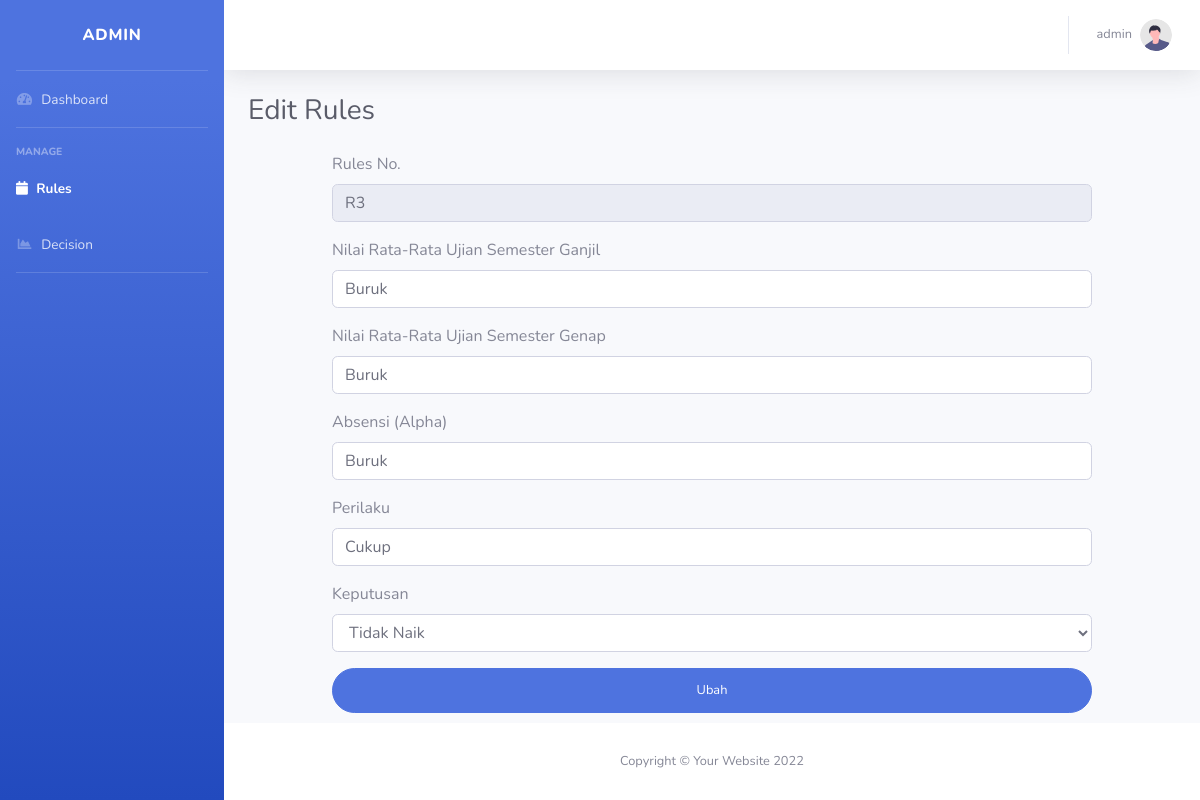
Page /dashboard/editRules.php?id=6 (signed in) on the committed database.
### tables this page shows
CREATE TABLE `rules` (
  `id_rules` int(11) NOT NULL,
  `rules` varchar(20) NOT NULL,
  `smtga` varchar(20) NOT NULL,
  `smtge` varchar(20) NOT NULL,
  `absen` varchar(20) NOT NULL,
  `perilaku` varchar(20) NOT NULL,
  `keputusan` varchar(20) NOT NULL
);

### dashboard/editRules.php (the view, shortened to what this page needs)
<?php
    include("../koneksi.php");
    $id = $_SESSION["id"];
    $nama = mysqli_query($db, "SELECT * FROM admin WHERE id_admin = '$id'");
    $res = mysqli_fetch_array($nama);
    if(isset($_GET["id"])){
        $idR = $_GET["id"];
    }
    $sql = mysqli_query($db, "SELECT * FROM rules WHERE id_rules = '$idR'");
    $data = mysqli_fetch_array($sql);
?>
<!DOCTYPE html>
<html lang="en">
<head>
    <link href="assets/vendor/fontawesome-free/css/all.min.css" rel="stylesheet" type="text/css">
    <link href="assets/css/sb-admin-2.min.css" rel="stylesheet">
</head>
<body id="page-top">
    <div id="wrapper">
        <ul class="navbar-nav bg-gradient-primary sidebar sidebar-dark accordion" id="accordionSidebar">
            <a class="sidebar-brand d-flex align-items-center justify-content-center" href="index.php">
                <div class="sidebar-brand-text mx-3">ADMIN</div>
            </a>
            <hr class="sidebar-divider my-0">
            <li class="nav-item">
                <a class="nav-link" href="index.php">
                    <i class="fas fa-fw fa-tachometer-alt"></i>
                    <span>Dashboard</span></a>
            </li>
            <hr class="sidebar-divider">
            <div class="sidebar-heading">
                Manage
            </div>
                <li class="nav-item active">
                    <a class="nav-link" href="rules.php">
                    <i class="fas fa-calendar"></i>
                        <span>Rules</span></a>
                </li>
                <li class="nav-item">
                    <a class="nav-link" href="hitung.php">
                        <i class="fas fa-fw fa-chart-area"></i>
                        <span>Decision</span></a>
                </li>
            <hr class="sidebar-divider">
        </ul>
        <div id="content-wrapper" class="d-flex flex-column">
            <div id="content">
                <nav class="navbar navbar-expand navbar-light bg-white topbar mb-4 static-top shadow">
                    <ul class="navbar-nav ml-auto">
                        <li class="nav-item dropdown no-arrow">
                            <a class="nav-link dropdown-toggle" href="#" id="userDropdown" role="button"
                                data-toggle="dropdown" aria-haspopup="true" aria-expanded="false">
                                <span class="mr-2 d-none d-lg-inline text-gray-600 small"><?= $res["username"]?></span>
                                <img class="img-profile rounded-circle"
                                    src="assets/img/undraw_profile.svg">
                            </a>
                        </li>
                    </ul>
                </nav>
                <div class="container-fluid">
                    <div class="d-sm-flex align-items-center justify-content-between mb-4">
                        <h1 class="h3 mb-0 text-gray-800">Edit Rules</h1>
                    </div>
                    <div class="row">
                        <div class="container">
                            <form class="user px-5" action="proses/prosesEditRules.php?id=<?= $idR?>" method="POST" enctype="multipart/form-data">
                                <div class="container">
                                    <div class="mb-3">
                                        <label for="rules" class="form-label">Rules No.</label>
                                        <input type="text" class="form-control" id="rules" name="rules" readonly value="<?= $data['rules'];?>">
                                    </div>
                                    <div class="mb-3">
                                        <label for="SMTGa" class="form-label">Nilai Rata-Rata Ujian Semester Ganjil</label>
                                        <input type="text" class="form-control" id="SMTGa" name="smtga" require value="<?= $data['smtga'];?>">
                                    </div>
                                    <div class="mb-3">
                                        <label for="SMTGe" class="form-label">Nilai Rata-Rata Ujian Semester Genap</label>
                                        <input type="text" class="form-control" id="SMTGe" name="smtge" require value="<?= $data['smtge'];?>">
                                    </div>
                                    <div class="mb-3">
                                        <label for="absensi" class="form-label">Absensi (Alpha)</label>
                                        <input type="text" class="form-control" id="absensi" name="absen" require value="<?= $data['absen'];?>">
                                    </div>
                                    <div class="mb-3">
                                        <label for="perilaku" class="form-label">Perilaku</label>
                                        <input type="text" class="form-control" id="perilaku" name="perilaku" require value="<?= $data['perilaku'];?>">
                                    </div>
                                    <div class="mb-3">
                                        <label for="keputusan" class="form-label">Keputusan</label>
                                            <select class="form-control" id="keputusan" name="keputusan">
                                                <option value="Tidak Naik" <?php if($data["keputusan"] == "Tidak Naik"){ ?> selected
                                                    <?php }?>>Tidak Naik</option>
                                            </select>
                                    </div>
                                    <button type="submit" class="btn btn-primary btn-user btn-block">
                                        Ubah
                                    </button>
                                </div>
                            </form>
                        </div>
                    </div>
                </div>
            </div>
            <footer class="sticky-footer bg-white">
                <div class="container my-auto">
                    <div class="copyright text-center my-auto">
                        <span>Copyright &copy; Your Website 2022</span>
                    </div>
                </div>
            </footer>
        </div>
    </div>
</body>
</html>

### rows in the picture
rules: rules "R3", smtga "Buruk", smtge "Buruk", absen "Buruk", perilaku "Cukup", keputusan "Tidak Naik"

### other values in the picture
$res["username"] "admin"
